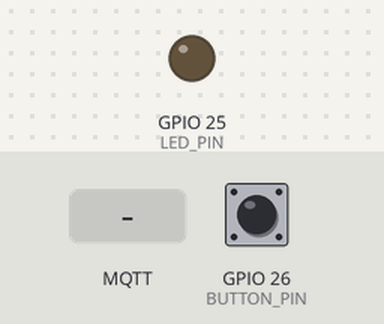
Simulated run of this sketch. Board: ESP32. Parts: output pins drawn as LEDs (lit = HIGH). Inputs (shaded band) come from the test bench; at power-on: GPIO 26 (BUTTON_PIN) HIGH. WiFi joins after 1.5 s; servers stay silent unless stated; no MQTT or app messages arrive unless stated; what the sketch prints to the serial monitor is not drawn.

Above: at 2.7 s.
2.8 s: MQTT message "1" arrives on the first subscribed topic
At 3.7 s:
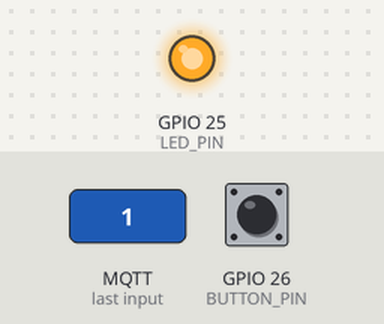
6.0 s: MQTT message "0" arrives on the first subscribed topic
At 7.4 s:
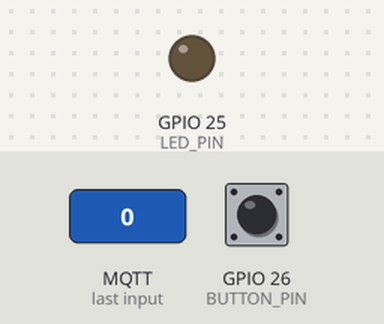
Timing chart, 0 to 9.0 s (numbered marks = the images above; inputs shaded):
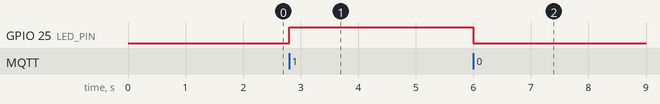

Measured:
- after the input at 2.8 s, GPIO 25 (LED_PIN): LOW → HIGH at once
- after the input at 6.0 s, GPIO 25 (LED_PIN): HIGH → LOW at once

The sketch:

alarme.ino
```cpp
#include <WiFi.h>
#include <PubSubClient.h>

// ===============================
// WIFI
// ===============================

const char* ssid = "iot";
const char* password = "iotisis;";

// ===============================
// MQTT
// ===============================

const char* mqtt_server = "172.18.32.43";

WiFiClient espClient;
PubSubClient client(espClient);

// ===============================
// LED ET BOUTON
// ===============================

#define LED_PIN 25
#define BUTTON_PIN 26

// Topics MQTT
const char* topicLED = "esp32/output";
const char* topicButton = "esp32/button";

// Gestion du bouton
int lastButtonState = HIGH;
int buttonState = HIGH;

unsigned long lastDebounceTime = 0;
const unsigned long debounceDelay = 50;

// ===============================
// RECEPTION MQTT
// ===============================

void callback(char* topic, byte* payload, unsigned int length) {

  String message = "";

  for (int i = 0; i < length; i++) {
    message += (char)payload[i];
  }

  Serial.print("Message recu : ");
  Serial.println(message);

  if (String(topic) == topicLED) {

    if (message == "1") {
      digitalWrite(LED_PIN, HIGH);
      Serial.println("LED ALLUMEE");
    }

    else if (message == "0") {
      digitalWrite(LED_PIN, LOW);
      Serial.println("LED ETEINTE");
    }
  }
}

// ===============================
// CONNEXION WIFI
// ===============================

void setupWiFi() {

  Serial.print("Connexion WiFi");

  WiFi.begin(ssid, password);

  while (WiFi.status() != WL_CONNECTED) {
    delay(500);
    Serial.print(".");
  }

  Serial.println();
  Serial.println("WiFi connecte !");
  Serial.println(WiFi.localIP());
}

// ===============================
// CONNEXION MQTT
// ===============================

void reconnect() {

  while (!client.connected()) {

    Serial.print("Connexion MQTT...");

    if (client.connect("ESP32_NUMERO_3")) {

      Serial.println("Connecte !");

      client.subscribe(topicLED);

      Serial.println("Abonne au topic esp32/output");

    } else {

      Serial.print("Echec MQTT, code : ");
      Serial.println(client.state());

      delay(2000);
    }
  }
}

// ===============================
// SETUP
// ===============================

void setup() {

  Serial.begin(115200);

  pinMode(LED_PIN, OUTPUT);
  pinMode(BUTTON_PIN, INPUT_PULLUP);

  digitalWrite(LED_PIN, LOW);

  setupWiFi();

  client.setServer(mqtt_server, 1883);
  client.setCallback(callback);
}

// ===============================
// LOOP
// ===============================

void loop() {

  if (!client.connected()) {
    reconnect();
  }

  client.loop();

  // Lecture du bouton
  int reading = digitalRead(BUTTON_PIN);

  if (reading != lastButtonState) {
    lastDebounceTime = millis();
  }

  if ((millis() - lastDebounceTime) > debounceDelay) {

    if (reading != buttonState) {

      buttonState = reading;

      if (buttonState == LOW) {

        client.publish(topicButton, "1");
        Serial.println("Bouton appuye");

      } else {

        client.publish(topicButton, "0");
        Serial.println("Bouton relache");
      }
    }
  }

  lastButtonState = reading;
}
```
